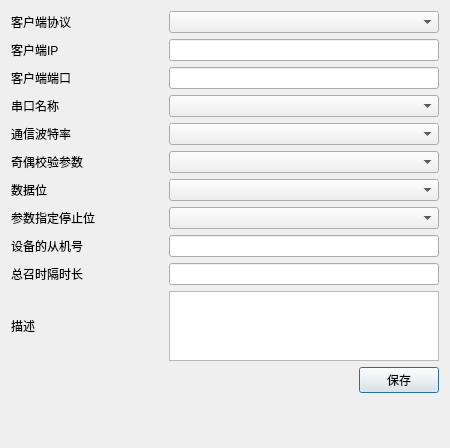
<?xml version="1.0" encoding="UTF-8"?>
<ui version="4.0">
 <class>Client_Info_Form</class>
 <widget class="QDialog" name="Client_Info_Form">
  <property name="geometry">
   <rect>
    <x>0</x>
    <y>0</y>
    <width>450</width>
    <height>448</height>
   </rect>
  </property>
  <property name="minimumSize">
   <size>
    <width>450</width>
    <height>440</height>
   </size>
  </property>
  <property name="maximumSize">
   <size>
    <width>450</width>
    <height>448</height>
   </size>
  </property>
  <property name="windowTitle">
   <string>Dialog</string>
  </property>
  <layout class="QGridLayout" name="gridLayout">
   <item row="1" column="0">
    <spacer name="verticalSpacer">
     <property name="orientation">
      <enum>Qt::Vertical</enum>
     </property>
     <property name="sizeHint" stdset="0">
      <size>
       <width>20</width>
       <height>40</height>
      </size>
     </property>
    </spacer>
   </item>
   <item row="0" column="0">
    <layout class="QVBoxLayout" name="verticalLayout_2">
     <item>
      <layout class="QVBoxLayout" name="verticalLayout">
       <item>
        <layout class="QHBoxLayout" name="horizontalLayout">
         <item>
          <widget class="QLabel" name="client_pro">
           <property name="maximumSize">
            <size>
             <width>16777215</width>
             <height>16777215</height>
            </size>
           </property>
           <property name="text">
            <string>客户端协议</string>
           </property>
          </widget>
         </item>
         <item>
          <widget class="QComboBox" name="comboBox_usProtocol">
           <property name="minimumSize">
            <size>
             <width>270</width>
             <height>0</height>
            </size>
           </property>
           <property name="maximumSize">
            <size>
             <width>270</width>
             <height>16777215</height>
            </size>
           </property>
          </widget>
         </item>
        </layout>
       </item>
       <item>
        <layout class="QHBoxLayout" name="horizontalLayout_2">
         <item>
          <widget class="QLabel" name="client_ip">
           <property name="text">
            <string>客户端IP</string>
           </property>
          </widget>
         </item>
         <item>
          <widget class="QLineEdit" name="lineEdit_client_ip">
           <property name="minimumSize">
            <size>
             <width>270</width>
             <height>0</height>
            </size>
           </property>
           <property name="maximumSize">
            <size>
             <width>270</width>
             <height>16777215</height>
            </size>
           </property>
          </widget>
         </item>
        </layout>
       </item>
       <item>
        <layout class="QHBoxLayout" name="horizontalLayout_3">
         <item>
          <widget class="QLabel" name="client_port">
           <property name="text">
            <string>客户端端口</string>
           </property>
          </widget>
         </item>
         <item>
          <widget class="QLineEdit" name="lineEdit_client_port">
           <property name="minimumSize">
            <size>
             <width>270</width>
             <height>0</height>
            </size>
           </property>
           <property name="maximumSize">
            <size>
             <width>270</width>
             <height>16777215</height>
            </size>
           </property>
          </widget>
         </item>
        </layout>
       </item>
       <item>
        <layout class="QHBoxLayout" name="horizontalLayout_4">
         <item>
          <widget class="QLabel" name="client_szSerialDevice">
           <property name="text">
            <string>串口名称</string>
           </property>
          </widget>
         </item>
         <item>
          <widget class="QComboBox" name="comboBox_szSerialDevice">
           <property name="minimumSize">
            <size>
             <width>270</width>
             <height>0</height>
            </size>
           </property>
           <property name="maximumSize">
            <size>
             <width>270</width>
             <height>16777215</height>
            </size>
           </property>
          </widget>
         </item>
        </layout>
       </item>
       <item>
        <layout class="QHBoxLayout" name="horizontalLayout_5">
         <item>
          <widget class="QLabel" name="client_iBaud">
           <property name="text">
            <string>通信波特率</string>
           </property>
          </widget>
         </item>
         <item>
          <widget class="QComboBox" name="comboBox_iBaud">
           <property name="minimumSize">
            <size>
             <width>270</width>
             <height>0</height>
            </size>
           </property>
           <property name="maximumSize">
            <size>
             <width>270</width>
             <height>16777215</height>
            </size>
           </property>
          </widget>
         </item>
        </layout>
       </item>
       <item>
        <layout class="QHBoxLayout" name="horizontalLayout_6">
         <item>
          <widget class="QLabel" name="client_cParity">
           <property name="text">
            <string>奇偶校验参数</string>
           </property>
          </widget>
         </item>
         <item>
          <widget class="QComboBox" name="comboBox_cParity">
           <property name="minimumSize">
            <size>
             <width>270</width>
             <height>0</height>
            </size>
           </property>
           <property name="maximumSize">
            <size>
             <width>270</width>
             <height>16777215</height>
            </size>
           </property>
          </widget>
         </item>
        </layout>
       </item>
       <item>
        <layout class="QHBoxLayout" name="horizontalLayout_7">
         <item>
          <widget class="QLabel" name="client_iDataBit">
           <property name="text">
            <string>数据位</string>
           </property>
          </widget>
         </item>
         <item>
          <widget class="QComboBox" name="comboBox_iDataBit">
           <property name="minimumSize">
            <size>
             <width>270</width>
             <height>0</height>
            </size>
           </property>
           <property name="maximumSize">
            <size>
             <width>270</width>
             <height>16777215</height>
            </size>
           </property>
          </widget>
         </item>
        </layout>
       </item>
       <item>
        <layout class="QHBoxLayout" name="horizontalLayout_8">
         <item>
          <widget class="QLabel" name="client_iStopBit">
           <property name="text">
            <string>参数指定停止位</string>
           </property>
          </widget>
         </item>
         <item>
          <widget class="QComboBox" name="comboBox_iStopBit">
           <property name="minimumSize">
            <size>
             <width>270</width>
             <height>0</height>
            </size>
           </property>
           <property name="maximumSize">
            <size>
             <width>270</width>
             <height>16777215</height>
            </size>
           </property>
          </widget>
         </item>
        </layout>
       </item>
       <item>
        <layout class="QHBoxLayout" name="horizontalLayout_9">
         <item>
          <widget class="QLabel" name="client_slaveID">
           <property name="text">
            <string>设备的从机号</string>
           </property>
          </widget>
         </item>
         <item>
          <widget class="QLineEdit" name="lineEdit_client_slaveID">
           <property name="minimumSize">
            <size>
             <width>270</width>
             <height>0</height>
            </size>
           </property>
           <property name="maximumSize">
            <size>
             <width>270</width>
             <height>16777215</height>
            </size>
           </property>
          </widget>
         </item>
        </layout>
       </item>
       <item>
        <layout class="QHBoxLayout" name="horizontalLayout_10">
         <item>
          <widget class="QLabel" name="client_gct">
           <property name="text">
            <string>总召时隔时长</string>
           </property>
          </widget>
         </item>
         <item>
          <widget class="QLineEdit" name="lineEdit_client_gct">
           <property name="minimumSize">
            <size>
             <width>270</width>
             <height>0</height>
            </size>
           </property>
           <property name="maximumSize">
            <size>
             <width>270</width>
             <height>16777215</height>
            </size>
           </property>
          </widget>
         </item>
        </layout>
       </item>
       <item>
        <layout class="QHBoxLayout" name="horizontalLayout_11">
         <item>
          <widget class="QLabel" name="client_des">
           <property name="text">
            <string>描述</string>
           </property>
          </widget>
         </item>
         <item>
          <widget class="MyTextEdit" name="textEdit_client_des">
           <property name="minimumSize">
            <size>
             <width>270</width>
             <height>70</height>
            </size>
           </property>
           <property name="maximumSize">
            <size>
             <width>270</width>
             <height>70</height>
            </size>
           </property>
          </widget>
         </item>
        </layout>
       </item>
      </layout>
     </item>
     <item>
      <layout class="QHBoxLayout" name="horizontalLayout_12">
       <item>
        <spacer name="horizontalSpacer">
         <property name="orientation">
          <enum>Qt::Horizontal</enum>
         </property>
         <property name="sizeHint" stdset="0">
          <size>
           <width>40</width>
           <height>20</height>
          </size>
         </property>
        </spacer>
       </item>
       <item>
        <widget class="QPushButton" name="btn_Save">
         <property name="text">
          <string>保存</string>
         </property>
        </widget>
       </item>
      </layout>
     </item>
    </layout>
   </item>
  </layout>
 </widget>
 <customwidgets>
  <customwidget>
   <class>MyTextEdit</class>
   <extends>QTextEdit</extends>
   <header location="global">MyTextEdit.h</header>
  </customwidget>
 </customwidgets>
 <resources/>
 <connections/>
</ui>
